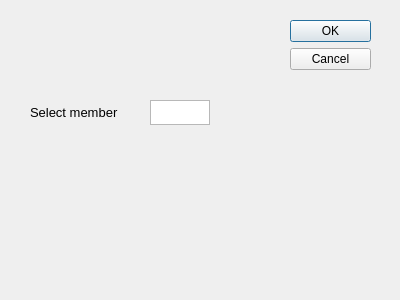
<?xml version="1.0" encoding="UTF-8"?>
<ui version="4.0">
 <class>memberselect</class>
 <widget class="QDialog" name="memberselect">
  <property name="geometry">
   <rect>
    <x>0</x>
    <y>0</y>
    <width>400</width>
    <height>300</height>
   </rect>
  </property>
  <property name="windowTitle">
   <string>memberselect</string>
  </property>
  <widget class="QDialogButtonBox" name="buttonBox">
   <property name="geometry">
    <rect>
     <x>290</x>
     <y>20</y>
     <width>81</width>
     <height>51</height>
    </rect>
   </property>
   <property name="orientation">
    <enum>Qt::Vertical</enum>
   </property>
   <property name="standardButtons">
    <set>QDialogButtonBox::Cancel|QDialogButtonBox::Ok</set>
   </property>
  </widget>
  <widget class="QTextEdit" name="memberSelect">
   <property name="geometry">
    <rect>
     <x>150</x>
     <y>100</y>
     <width>60</width>
     <height>25</height>
    </rect>
   </property>
  </widget>
  <widget class="QLabel" name="label">
   <property name="geometry">
    <rect>
     <x>30</x>
     <y>100</y>
     <width>120</width>
     <height>25</height>
    </rect>
   </property>
   <property name="font">
    <font>
     <pointsize>10</pointsize>
    </font>
   </property>
   <property name="text">
    <string>Select member</string>
   </property>
  </widget>
 </widget>
 <resources/>
 <connections>
  <connection>
   <sender>buttonBox</sender>
   <signal>accepted()</signal>
   <receiver>memberselect</receiver>
   <slot>accept()</slot>
   <hints>
    <hint type="sourcelabel">
     <x>248</x>
     <y>254</y>
    </hint>
    <hint type="destinationlabel">
     <x>157</x>
     <y>274</y>
    </hint>
   </hints>
  </connection>
  <connection>
   <sender>buttonBox</sender>
   <signal>rejected()</signal>
   <receiver>memberselect</receiver>
   <slot>reject()</slot>
   <hints>
    <hint type="sourcelabel">
     <x>316</x>
     <y>260</y>
    </hint>
    <hint type="destinationlabel">
     <x>286</x>
     <y>274</y>
    </hint>
   </hints>
  </connection>
 </connections>
</ui>
